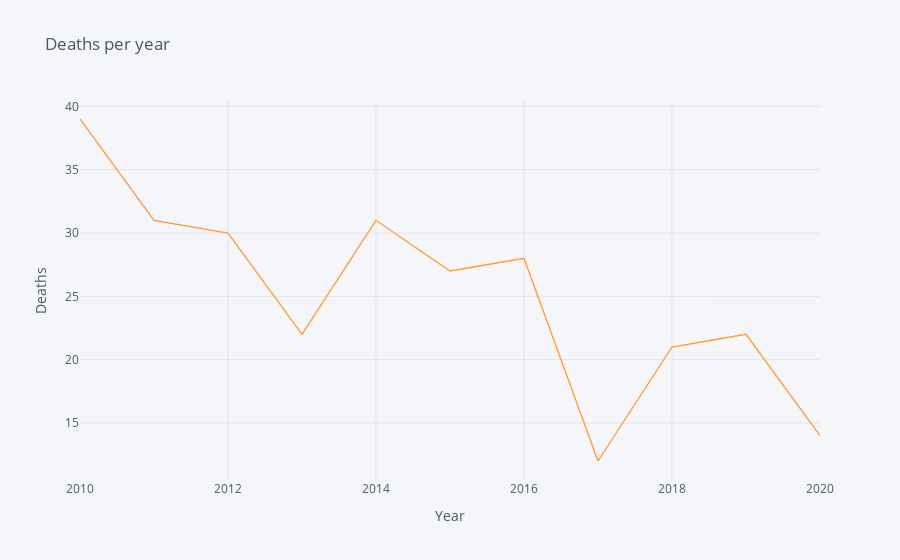

Here is the notebook cell this chart was saved with:
### Code cell
#total deaths plot
brief['deaths'].iplot(kind='line',title="Deaths per year",xaxis_title="Year",yaxis_title="Deaths")

### Figure 1 — Plotly figure (JSON) as saved in the notebook; plotly's stock layout.template omitted (floating-point values rounded to 4 significant figures)
{"data": [{"line": {"color": "rgba(255, 153, 51, 1.0)", "dash": "solid", "shape": "linear", "width": 1.3}, "mode": "lines", "name": "deaths", "text": "", "type": "scatter", "x": [2010, 2011, 2012, 2013, 2014, 2015, 2016, 2017, 2018, 2019, 2020], "y": [39, 31, 30, 22, 31, 27, 28, 12, 21, 22, 14]}], "layout": {"legend": {"bgcolor": "#F5F6F9", "font": {"color": "#4D5663"}}, "paper_bgcolor": "#F5F6F9", "plot_bgcolor": "#F5F6F9", "title": {"font": {"color": "#4D5663"}, "text": "Deaths per year"}, "xaxis": {"gridcolor": "#E1E5ED", "showgrid": true, "tickfont": {"color": "#4D5663"}, "title": {"font": {"color": "#4D5663"}, "text": "Year"}, "zerolinecolor": "#E1E5ED"}, "yaxis": {"gridcolor": "#E1E5ED", "showgrid": true, "tickfont": {"color": "#4D5663"}, "title": {"font": {"color": "#4D5663"}, "text": "Deaths"}, "zerolinecolor": "#E1E5ED"}}}
